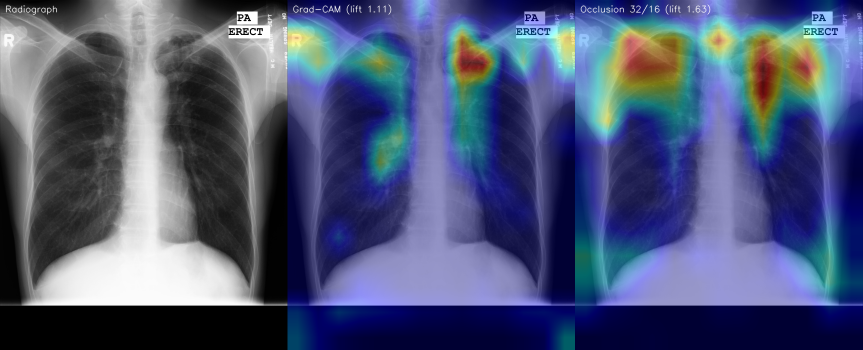
#> input picture ml/artifacts/explanation_side_by_side.png, 1725 x 700 px (shown at 1/2 size)
$ python -i preprocessing.py   (imports and definitions only)
#> lines starting #> are read from the running program, lines starting #| are printed output that depends on the picture
"""
Image preparation shared by model training and the web application.

This module is imported by both the training scripts and the Django prediction
service. Keeping one implementation is deliberate: if training and inference
prepared images differently the model would still return confident-looking
scores, but they would be meaningless, and nothing would raise an error. There
is therefore exactly one definition of what "prepared" means, and it lives here.

The module depends only on Pillow and NumPy. It does not import TensorFlow or
Django, so it can be imported cheaply and tested on its own.

Decisions encoded here, and why:

Colour mode
    The source images are not uniformly encoded. Montgomery is 8-bit greyscale,
    while Shenzhen mixes palette and RGB. Every image is therefore converted to
    single-channel intensity first, which normalises all three cases, and only
    then repeated across three channels for MobileNetV2, which expects three.
    Converting palette images straight to RGB would pass their palette through
    instead of their intensity.

Size
    Images are resized directly to 224 x 224, as stated in proposal section
    3.2.2. Source dimensions vary from 1130 x 948 up to 4892 x 4892 and aspect
    ratios differ, so this does distort the image slightly. Padding to a square
    first was rejected because the resulting borders are a constant artefact
    that a convolutional network can learn from.

Scaling
    Pixel values are mapped from 0-255 to the range -1 to 1. This matches the
    preprocessing MobileNetV2's ImageNet weights were trained with, so the
    pretrained features behave as intended. It is implemented directly rather
    than imported from Keras so that this module stays free of TensorFlow; the
    test suite asserts the two produce identical output.
"""

from pathlib import Path

import numpy as np
from PIL import Image

# Raise Pillow's guard against decompression-bomb images. The Montgomery
# radiographs are legitimately large, up to 4892 x 4892.
Image.MAX_IMAGE_PIXELS = None

INPUT_SIZE = (224, 224)
INPUT_CHANNELS = 3
SCALING = "mobilenet_v2"
RESAMPLING = Image.Resampling.BILINEAR

# Recorded alongside the model so the application can confirm at load time that
# it prepares images the same way the model was trained with.
PREPROCESSING_VERSION = "1"


def load_intensity(source):
    """Open an image and return it as single-channel intensity.

    Accepts a path or an open file object, so the training scripts can pass
    filenames and Django can pass an uploaded file directly.
    """
    with Image.open(source) as image:
        return image.convert("L")


def resize(image):
    """Resize to the model's input size."""
    return image.resize(INPUT_SIZE, RESAMPLING)


def to_array(image):
    """Repeat intensity across three channels and scale to the range -1 to 1."""
    intensity = np.asarray(image, dtype=np.float32)
    stacked = np.repeat(intensity[..., np.newaxis], INPUT_CHANNELS, axis=-1)
    return stacked / 127.5 - 1.0


def prepare(source):
    """Full preparation for one image, from a path or file object.

    Returns a float32 array of shape (224, 224, 3) scaled to -1 to 1.
    """
    return to_array(resize(load_intensity(source)))


def prepare_batch(sources):
    """Prepare several images into one batch of shape (n, 224, 224, 3)."""
    return np.stack([prepare(source) for source in sources])


def as_model_input(source):
    """Prepare one image as a batch of one, ready to pass to the model."""
    return prepare(source)[np.newaxis, ...]


def describe():
    """The preprocessing settings, for recording beside a trained model."""
    return {
        "preprocessing_version": PREPROCESSING_VERSION,
        "input_size": list(INPUT_SIZE),
        "channels": INPUT_CHANNELS,
        "colour_mode": "intensity repeated to three channels",
        "scaling": SCALING,
        "scaling_range": [-1.0, 1.0],
        "resampling": "bilinear",
    }


def label_from_filename(path):
    """Read the class from a dataset filename.

    Both reference datasets encode the label in the last character of the stem:
    `MCUCXR_0001_0.png` is normal and `CHNCXR_0002_1.png` is TB-positive.
    Returns 1 for TB and 0 for normal, matching the model's positive class.
    """
    stem = Path(path).stem
    suffix = stem.rsplit("_", 1)[-1]
    if suffix not in {"0", "1"}:
        raise ValueError(f"No class suffix in filename: {path}")
    return int(suffix)

>>> import cv2
>>> picture = cv2.imread('artifacts/explanation_side_by_side.png', cv2.IMREAD_GRAYSCALE)
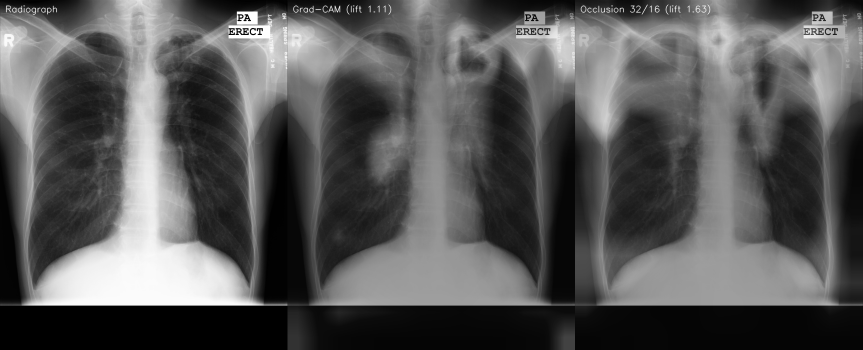
#> picture: shape (700, 1725) (shown at 1/2 size); min 0, max 255, mean 87.7
#> (the run stopped early here; a loop or call above may not have finished)
